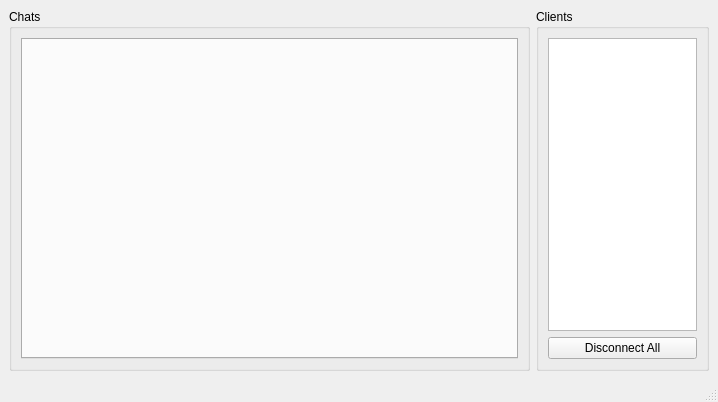
<?xml version="1.0" encoding="UTF-8"?>
<ui version="4.0">
 <class>MainWindow</class>
 <widget class="QMainWindow" name="MainWindow">
  <property name="geometry">
   <rect>
    <x>0</x>
    <y>0</y>
    <width>718</width>
    <height>402</height>
   </rect>
  </property>
  <property name="windowTitle">
   <string>Server</string>
  </property>
  <widget class="QWidget" name="centralwidget">
   <layout class="QHBoxLayout" name="horizontalLayout" stretch="3,1">
    <item>
     <widget class="QGroupBox" name="grpChats">
      <property name="title">
       <string>Chats</string>
      </property>
      <layout class="QVBoxLayout" name="verticalLayout">
       <item>
        <widget class="QTabWidget" name="tbChats">
         <property name="tabsClosable">
          <bool>true</bool>
         </property>
        </widget>
       </item>
      </layout>
     </widget>
    </item>
    <item>
     <widget class="QGroupBox" name="grpClient">
      <property name="title">
       <string>Clients</string>
      </property>
      <layout class="QVBoxLayout" name="verticalLayout_2">
       <item>
        <widget class="QListWidget" name="lstClients"/>
       </item>
       <item>
        <widget class="QPushButton" name="btnDisconnectAll">
         <property name="text">
          <string>Disconnect All</string>
         </property>
        </widget>
       </item>
      </layout>
     </widget>
    </item>
   </layout>
  </widget>
  <widget class="QMenuBar" name="menubar">
   <property name="geometry">
    <rect>
     <x>0</x>
     <y>0</y>
     <width>718</width>
     <height>24</height>
    </rect>
   </property>
  </widget>
  <widget class="QStatusBar" name="statusbar"/>
 </widget>
 <resources/>
 <connections/>
</ui>
